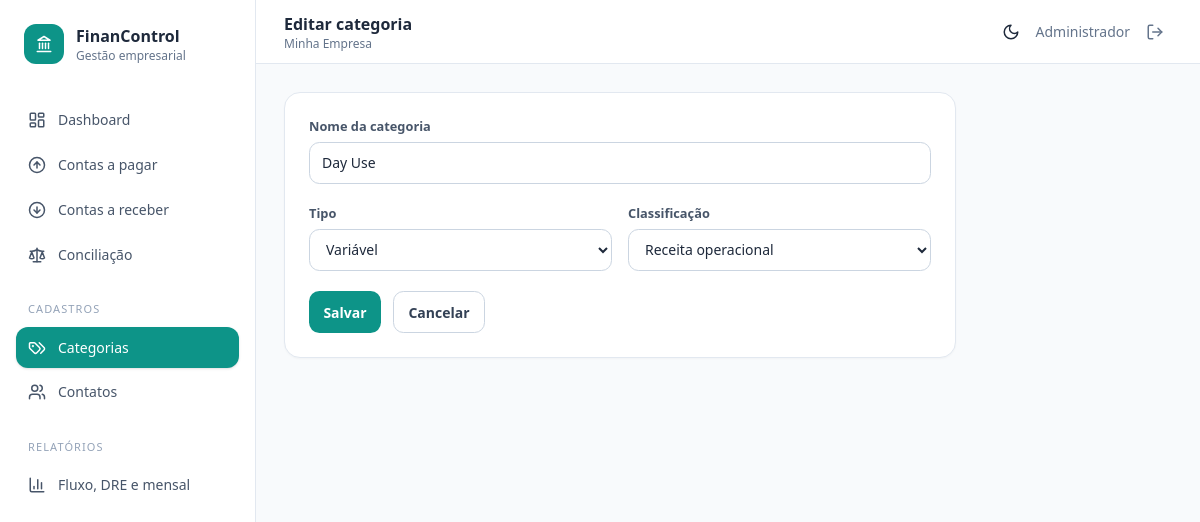
Screenshot of /index.php?route=categories/form&id=11 (signed in) with the database file from the repository.
### tables this page shows
CREATE TABLE categories (
  id INT UNSIGNED AUTO_INCREMENT PRIMARY KEY,
  name VARCHAR(120) NOT NULL UNIQUE,
  type ENUM('fixa','variavel') NOT NULL,
  classification ENUM('despesa_operacional','despesa_administrativa','investimento','receita_operacional','receita_nao_operacional') NOT NULL,
  created_at TIMESTAMP DEFAULT CURRENT_TIMESTAMP,
  INDEX idx_category_type (type), INDEX idx_category_class (classification)
);

### controllers/BaseController.php (called while the page is built, shortened)
<?php
abstract class BaseController
{
    protected function render(string $view, array $data = []): void
    {
        extract($data, EXTR_SKIP);
        require __DIR__ . '/../views/layouts/header.php';
        require __DIR__ . '/../views/' . $view . '.php';
        require __DIR__ . '/../views/layouts/footer.php';
    }
}

### controllers/CategoryController.php (called while the page is built, shortened)
<?php
final class CategoryController extends BaseController
{
    public function form(): void
    {
        $category = ['id' => '', 'name' => '', 'type' => 'fixa', 'classification' => 'despesa_operacional'];
        if ($id = filter_input(INPUT_GET, 'id', FILTER_VALIDATE_INT)) {
            $stmt = db()->prepare('SELECT * FROM categories WHERE id=?'); $stmt->execute([$id]);
            $category = $stmt->fetch() ?: $category;
        }
        $this->render('categories/form', compact('category') + ['pageTitle' => $category['id'] ? 'Editar categoria' : 'Nova categoria']);
    }
}

### index.php (called while the page is built, shortened)
<?php
$config = require __DIR__ . '/config.php';
require __DIR__ . '/db.php';
require __DIR__ . '/helpers.php';
$route = trim((string) ($_GET['route'] ?? 'dashboard'), '/');
$publicRoutes = ['login'];
try {
    $routes = [
        'login' => [AuthController::class, 'login'],
        'logout' => [AuthController::class, 'logout'],
        'dashboard' => [DashboardController::class, 'index'],
        'categories' => [CategoryController::class, 'index'],
        'categories/form' => [CategoryController::class, 'form'],
        'categories/save' => [CategoryController::class, 'save'],
        'categories/delete' => [CategoryController::class, 'delete'],
        'contacts' => [ContactController::class, 'index'],
        'contacts/form' => [ContactController::class, 'form'],
        'contacts/save' => [ContactController::class, 'save'],
        'contacts/delete' => [ContactController::class, 'delete'],
        'payables' => [PayableController::class, 'index'],
        'payables/form' => [PayableController::class, 'form'],
        'payables/save' => [PayableController::class, 'save'],
        'payables/pay' => [PayableController::class, 'pay'],
        'payables/schedule' => [PayableController::class, 'schedule'],
        'payables/delete' => [PayableController::class, 'delete'],
        'receivables' => [ReceivableController::class, 'index'],
        'receivables/form' => [ReceivableController::class, 'form'],
        'receivables/save' => [ReceivableController::class, 'save'],
        'receivables/receive' => [ReceivableController::class, 'receive'],
        'receivables/delete' => [ReceivableController::class, 'delete'],
        'movement/details' => [MovementController::class, 'details'],
        'reconciliation' => [ReconciliationController::class, 'index'],
        'reports' => [ReportController::class, 'index'],
        'reports/export' => [ReportController::class, 'export'],
        'attachment' => [AttachmentController::class, 'download'],
    ];
    [$class, $method] = $routes[$route];
    (new $class())->$method();
} catch (Throwable $e) {
    http_response_code(http_response_code() >= 400 ? http_response_code() : 500);
    if (in_array($route, $publicRoutes, true)) exit(e($e->getMessage()));
    $pageTitle = 'Erro';
    require __DIR__ . '/views/layouts/header.php';
    echo '<div class="rounded-xl bg-red-50 p-5 text-red-700">' . e($e->getMessage()) . '</div>';
    require __DIR__ . '/views/layouts/footer.php';
}

### config.php (called while the page is built, shortened)
<?php
return [
    'app_name' => 'Gestão Financeira',
    'company_name' => 'Minha Empresa',
    'company_document' => '00.000.000/0001-00',
    'company_address' => 'Cidade/UF',
    'timezone' => 'America/Sao_Paulo',
    'base_url' => '',
    'db' => [
        'host' => 'dhhsa5ntiphvhzqav2bkkant',
        'port' => '3306',
        'name' => 'financeiro',
        'user' => 'mysql',
        'pass' => 'kVltQX7XzY987YwsxJt7Wf0TU7be9aBcDHU5uVV6xhQeJp5bbtuA1kpNx7UXYzsf',
        'charset' => 'utf8mb4',
    ],
    'upload' => [
        'max_bytes' => 5 * 1024 * 1024,
        'allowed_mimes' => ['application/pdf', 'image/jpeg', 'image/png', 'image/webp'],
    ],
];

### db.php (called while the page is built, shortened)
<?php
function db(): PDO
{
    static $pdo = null;
    if ($pdo instanceof PDO) {
        return $pdo;
    }
    $config = require __DIR__ . '/config.php';
    $db = $config['db'];
    $dsn = sprintf('mysql:host=%s;port=%s;dbname=%s;charset=%s', $db['host'], $db['port'], $db['name'], $db['charset']);
    $pdo = new PDO($dsn, $db['user'], $db['pass'], [
        PDO::ATTR_ERRMODE => PDO::ERRMODE_EXCEPTION,
        PDO::ATTR_DEFAULT_FETCH_MODE => PDO::FETCH_ASSOC,
        PDO::ATTR_EMULATE_PREPARES => false,
    ]);
    return $pdo;
}

### helpers.php (called while the page is built, shortened)
<?php
function config(?string $key = null, mixed $default = null): mixed
{
    static $config;
    $config ??= require __DIR__ . '/config.php';
    $value = $config;
    foreach (explode('.', $key) as $part) {
        $value = $value[$part];
    }
    return $value;
}
function url(string $route = ''): string
{
    $base = rtrim((string) config('base_url', ''), '/');
    return $base . '/index.php' . ($route !== '' ? '?route=' . rawurlencode($route) : '');
}
function e(mixed $value): string
{
    return htmlspecialchars((string) $value, ENT_QUOTES, 'UTF-8');
}

### views/categories/form.php (the view)
<form class="card max-w-2xl space-y-5 p-6" method="post" action="<?=url('categories/save')?>"><?=csrf_field()?><input type="hidden" name="id" value="<?=e($category['id'])?>"><label><span class="label">Nome da categoria</span><input class="field" name="name" value="<?=e($category['name'])?>" required></label><div class="grid gap-4 sm:grid-cols-2"><label><span class="label">Tipo</span><select class="field" name="type"><option value="fixa" <?=$category['type']==='fixa'?'selected':''?>>Fixa</option><option value="variavel" <?=$category['type']==='variavel'?'selected':''?>>Variável</option></select></label><label><span class="label">Classificação</span><select class="field" name="classification"><?php foreach(['despesa_operacional'=>'Despesa operacional','despesa_administrativa'=>'Despesa administrativa','investimento'=>'Investimento','receita_operacional'=>'Receita operacional','receita_nao_operacional'=>'Receita não operacional'] as $v=>$l):?><option value="<?=$v?>" <?=$category['classification']===$v?'selected':''?>><?=$l?></option><?php endforeach;?></select></label></div><div class="flex gap-3"><button class="btn btn-primary">Salvar</button><a class="btn btn-light" href="<?=url('categories')?>">Cancelar</a></div></form>

### assets/css/app.css (style rules this page uses)
.card { border:1px solid rgb(226 232 240);background:#fff;border-radius:1rem;box-shadow:0 1px 2px rgb(15 23 42/.03) }
.field { width:100%;border:1px solid rgb(203 213 225);border-radius:.65rem;background:transparent;padding:.6rem .75rem;font-size:.875rem;outline:none }
.label { display:block;margin-bottom:.35rem;font-size:.8rem;font-weight:600;color:rgb(71 85 105) }
.btn { display:inline-flex;align-items:center;justify-content:center;gap:.45rem;border-radius:.65rem;padding:.6rem .9rem;font-size:.875rem;font-weight:600;transition:.15s }
.btn-primary { background:rgb(13 148 136);color:white }
.btn-light { border:1px solid rgb(203 213 225);background:white;color:rgb(51 65 85) }

### rows the page displays
categories: name "Day Use", type "Variável", classification "Receita operacional"

### other values shown
$pageTitle "Editar categoria"
config('company_name') "Minha Empresa"
$_SESSION['user_name'] "Administrador"
